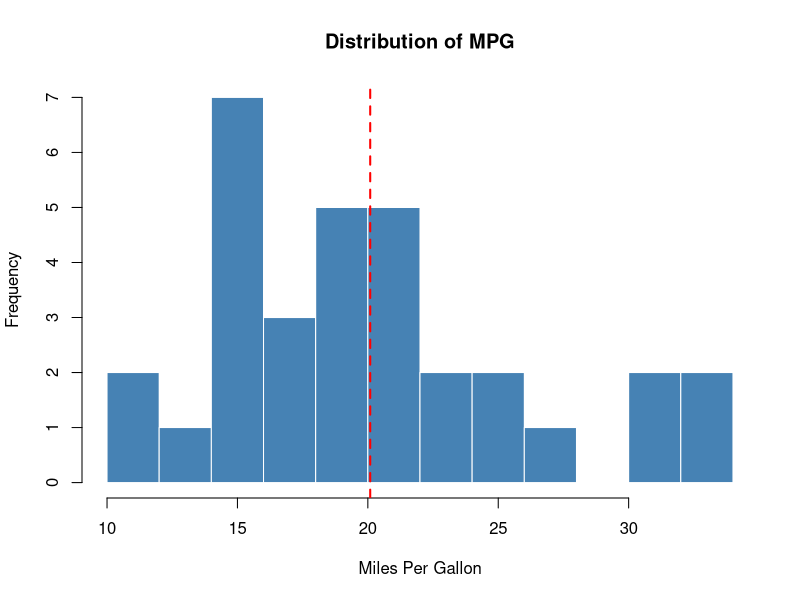
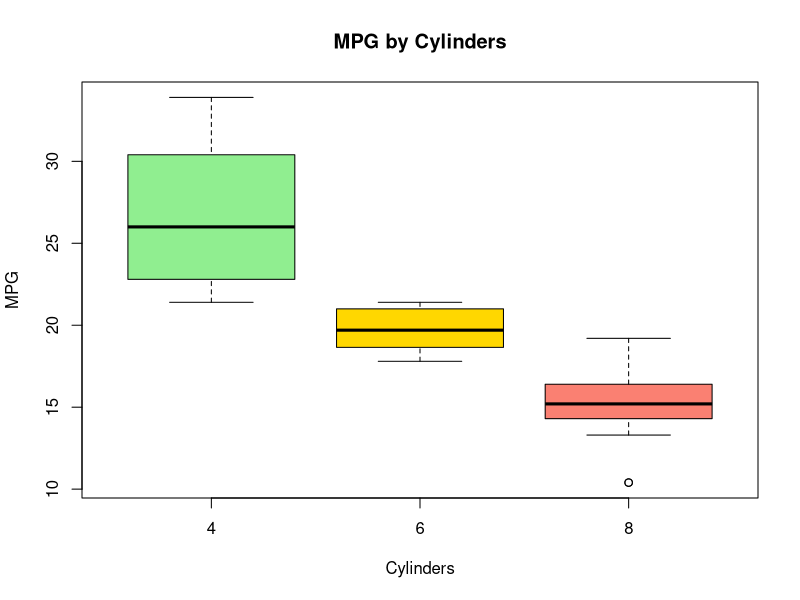
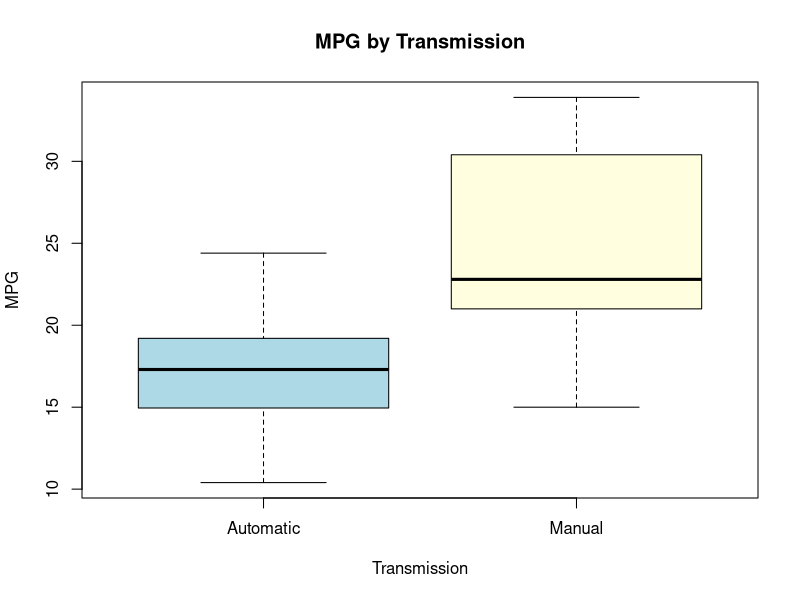
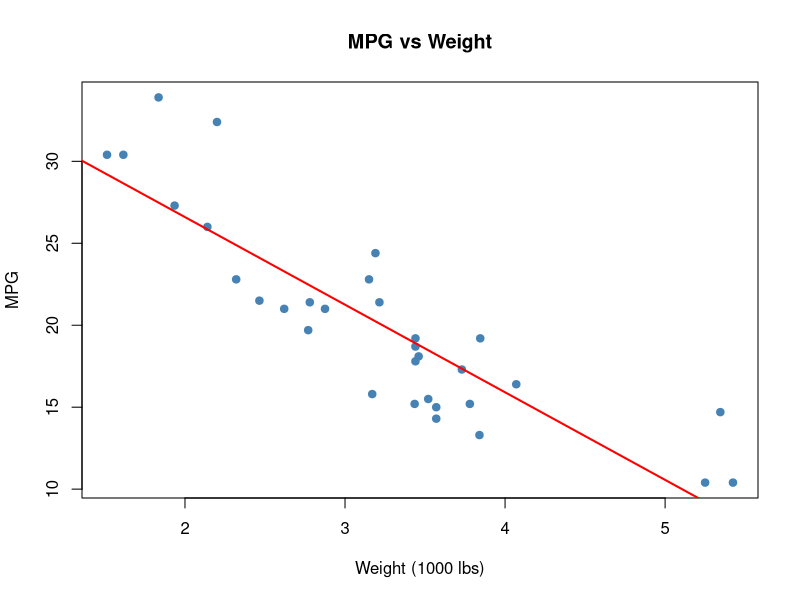
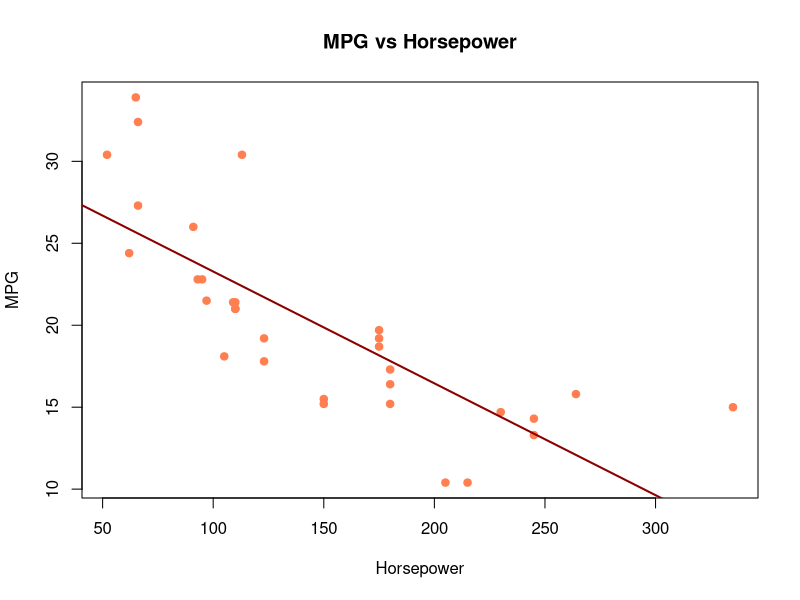

Reproduce these figures in R, in order.
## ---- chunk 1
# Dimensions
dim(mtcars)

# First 6 rows
head(mtcars)

# Structure
str(mtcars)
## ---- chunk 2
summary(mtcars)
## ---- chunk 3
# How many cars per cylinder group?
table(mtcars$cyl)

# Transmission breakdown
table(mtcars$am)
## ---- chunk 4
#| fig-width: 5
#| fig-height: 3.5
hist(mtcars$mpg, col = "steelblue", border = "white",
     main = "Distribution of MPG", xlab = "Miles Per Gallon",
     ylab = "Frequency", breaks = 10)
abline(v = mean(mtcars$mpg), col = "red", lwd = 2, lty = 2)
## ---- chunk 5
#| fig-width: 5
#| fig-height: 3.5
boxplot(mpg ~ cyl, data = mtcars,
        col = c("lightgreen", "gold", "salmon"),
        main = "MPG by Cylinders", xlab = "Cylinders", ylab = "MPG")
## ---- chunk 6
#| fig-width: 5
#| fig-height: 3.5
boxplot(mpg ~ am, data = mtcars,
        col = c("lightblue", "lightyellow"),
        names = c("Automatic", "Manual"),
        main = "MPG by Transmission", xlab = "Transmission", ylab = "MPG")
## ---- chunk 7
#| fig-width: 5
#| fig-height: 3.5
plot(mtcars$wt, mtcars$mpg, col = "steelblue", pch = 19,
     main = "MPG vs Weight", xlab = "Weight (1000 lbs)", ylab = "MPG")
abline(lm(mpg ~ wt, data = mtcars), col = "red", lwd = 2)
## ---- chunk 8
#| fig-width: 5
#| fig-height: 3.5
plot(mtcars$hp, mtcars$mpg, col = "coral", pch = 19,
     main = "MPG vs Horsepower", xlab = "Horsepower", ylab = "MPG")
abline(lm(mpg ~ hp, data = mtcars), col = "darkred", lwd = 2)
## ---- chunk 9
cor_vars <- mtcars[, c("mpg", "hp", "wt", "disp", "drat", "qsec")]
round(cor(cor_vars), 2)
## ---- chunk 10
# Fuel-efficient cars (MPG > 20)
efficient <- mtcars[mtcars$mpg > 20, c("mpg", "cyl", "hp", "wt")]
efficient

# Mean MPG by cylinder group
aggregate(mpg ~ cyl, data = mtcars, FUN = mean)

# Mean MPG by transmission
agg_am <- aggregate(mpg ~ am, data = mtcars, FUN = mean)
agg_am$am <- ifelse(agg_am$am == 0, "Automatic", "Manual")
agg_am
